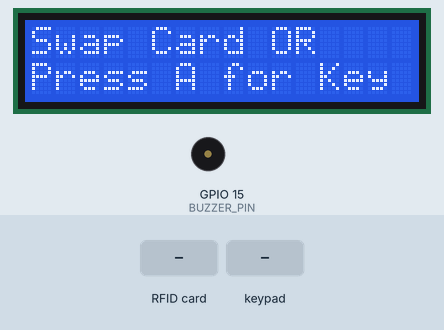
Bench run of a sketch on a simulated ESP32. Shown: 16×2 character LCD, buzzer (waves = sounding, pin HIGH). The test bench sets the inputs (shaded band). WiFi joins after 1.5 s; servers stay silent unless stated; uploads are accepted with an empty reply; not simulated (calls return 0 or success): arduino_secrets.h; what the sketch prints to the serial monitor is not drawn.

Above: at 3.8 s.
3.9 s: RFID card 22 52 42 10 24 held to the reader
At 5.6 s:
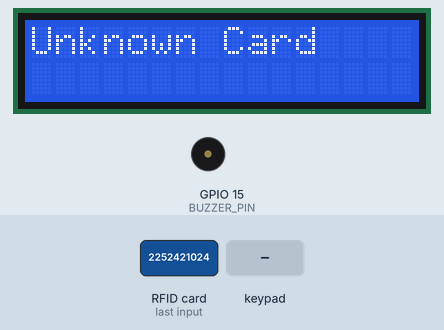
6.9 s: keypad keys 1 3 9 7 # pressed 0.4 s apart
At 9.9 s:
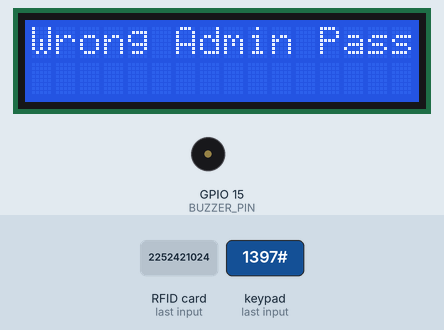
10.4 s: key 'A' pressed
At 12.2 s:
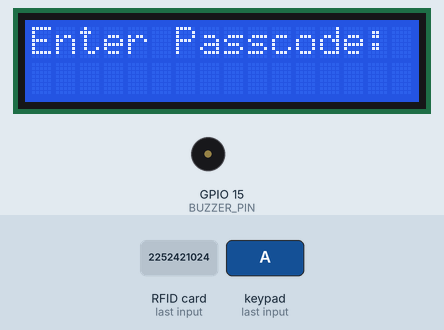
12.7 s: keypad keys 3 2 3 3 2 5 2 6 pressed 0.4 s apart
At 15.8 s:
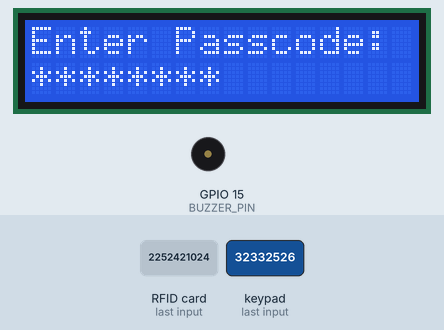
17.4 s: keypad keys 3 2 3 3 2 5 2 6 # pressed 0.4 s apart
At 21.3 s:
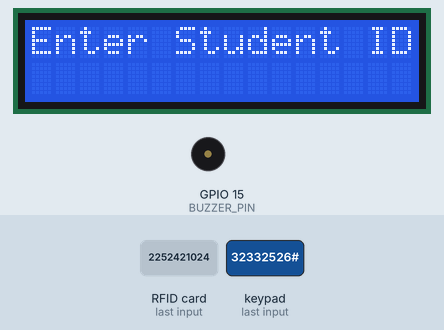
22.5 s: key '#' pressed
At 24.2 s:
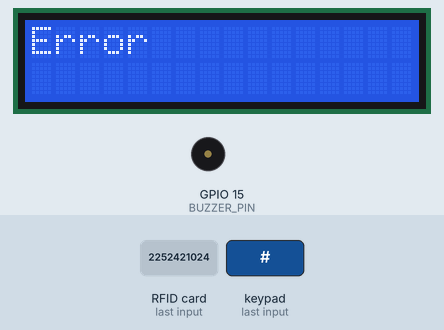
Timing chart, 0 to 25.7 s (numbered marks = the images above; inputs shaded):
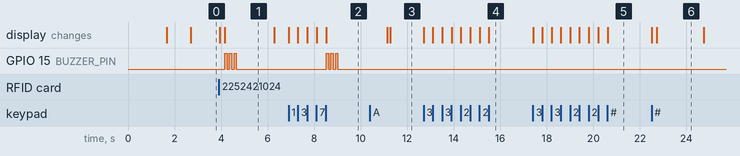

Measured:
- after the input at 3.9 s, GPIO 15 (BUZZER_PIN): alternates HIGH for 0.10 s and LOW for 0.10 s, 6 changes in all, then stays LOW, starting after 0.26 s; the display: first changes after 0.05 s (image 1 shows a later state)
- after the input at 6.9 s, GPIO 15 (BUZZER_PIN): alternates HIGH for 0.10 s and LOW for 0.10 s, 6 changes in all, then stays LOW, starting after 1.6 s; the display: first changes at once (image 2 shows a later state)
- after the input at 10.4 s, the display: first differs from a run without the input after 0.86 s (image 3)
- after the input at 12.7 s, the display: first changes at once (image 4 shows a later state)
- after the input at 17.4 s, the display: first changes at once (image 5 shows a later state)
- after the input at 22.5 s, the display: first changes at once (image 6 shows a later state)
- what the display in image 1 shows lasts 2.1 s, from 4.2 s to 6.3 s

The sketch:

AttendanceSystem.ino
```cpp
#include "arduino_secrets.h"

#include <WiFi.h>
#include <HTTPClient.h>
#include <SPI.h>
#include <MFRC522.h>
#include <Wire.h>
#include <LiquidCrystal_I2C.h>
#include <Keypad.h>

// --- CONFIGURATION ---
const char* ssid = "Rifah";
const char* password = "2252421024";
String GOOGLE_SCRIPT_ID = "AKfycbzZbg81VE23J_k7vH8ESI26IzuK2Ni8Ee1C-o5hEZH0FbVD9Q-fxP2WEau2OA9DCzTRhQ"; // From Google Apps Script Deployment

// Admin password (Faculty password to allow card registration)
const String ADMIN_REG_PASS = "9999";

// --- PIN DEFINITIONS ---
#define SS_PIN    5
#define RST_PIN   4   // Changed to 4 to avoid conflict with I2C SCL
#define BUZZER_PIN 15

// Keypad Configuration (4x4)
const byte ROWS = 4;
const byte COLS = 4;
char keys[ROWS][COLS] = {
  {'1','2','3','A'},
  {'4','5','6','B'},
  {'7','8','9','C'},
  {'*','0','#','D'}
};
byte rowPins[ROWS] = {32, 33, 25, 26};
byte colPins[COLS] = {27, 14, 12, 13};

// --- OBJECTS ---
MFRC522 mfrc522(SS_PIN, RST_PIN);
LiquidCrystal_I2C lcd(0x27, 16, 2);
Keypad keypad = Keypad(makeKeymap(keys), rowPins, colPins, ROWS, COLS);
MFRC522::MIFARE_Key key;

// --- VARIABLES ---
String readName = "";
String readID = "";

void setup() {
  Serial.begin(115200);
  pinMode(BUZZER_PIN, OUTPUT);

  // Init LCD
  lcd.init();
  lcd.backlight();
  lcd.print("System Booting..");

  // Init SPI & RFID
  SPI.begin();
  mfrc522.PCD_Init();
  for (byte i = 0; i < 6; i++) key.keyByte[i] = 0xFF; // Default key

  // Init WiFi
  WiFi.begin(ssid, password);
  lcd.setCursor(0, 1);
  lcd.print("Connecting WiFi");
  while (WiFi.status() != WL_CONNECTED) {
    delay(500);
    Serial.print(".");
  }

  lcd.clear();
  lcd.print("WiFi Connected");
  delay(1000);
  lcd.clear();
}

void loop() {
  lcd.setCursor(0, 0);
  lcd.print("Swap Card OR");
  lcd.setCursor(0, 1);
  lcd.print("Press A for Key");

  char key = keypad.getKey();

  // --- OPTION 1: KEYPAD ENTRY (No Card) ---
  if (key == 'A') {
    handleManualEntry();
    return;
  }

  // --- OPTION 2: CARD SWIPE ---
  if (mfrc522.PICC_IsNewCardPresent() && mfrc522.PICC_ReadCardSerial()) {
    String uid = getUID();
    Serial.println("Card Detected: " + uid);

    lcd.clear();
    lcd.print("Checking...");

    // 1. Check Authorization
    String status = sendRequest("action=check&uid=" + uid);

    if (status.startsWith("authorized")) {
      // 2. Log Attendance
      lcd.clear();
      lcd.print("Authorized!");
      beep(1);

      // Extract Name from response "authorized,John"
      int commaIndex = status.indexOf(',');
      String userName = (commaIndex != -1) ? status.substring(commaIndex + 1) : "Student";

      lcd.setCursor(0, 1);
      lcd.print("Hi " + userName);

      sendRequest("action=log&uid=" + uid + "&name=" + userName);
      delay(2000);
    }
    else {
      // 3. Unauthorized - Offer Registration
      lcd.clear();
      lcd.print("Unknown Card");
      beep(3);
      delay(1500);
      handleRegistration(uid);
    }

    mfrc522.PICC_HaltA();
    mfrc522.PCD_StopCrypto1();
  }
}

// --- WORKFLOW FUNCTIONS ---

void handleManualEntry() {
  lcd.clear();
  lcd.print("Enter Passcode:");
  String pass = getPinInput(true); // true = mask input with *

  lcd.clear();
  lcd.print("Enter Student ID:"); // CHANGED TO STUDENT ID
  String id = getPinInput(false);

  lcd.clear();
  lcd.print("Sending...");
  String response = sendRequest("action=manual&pass=" + pass + "&id=" + id);

  lcd.clear();
  if (response == "logged_manual") {
    lcd.print("Attendance OK");
    beep(1);
  } else if (response == "wrong_pass") {
    lcd.print("Wrong Passcode");
    beep(3);
  } else {
    lcd.print("Error");
  }
  delay(2000);
}

void handleRegistration(String uid) {
  lcd.clear();
  lcd.print("Reg? 1:Yes 2:No");

  while(true) {
    char k = keypad.getKey();
    if (k == '2') return; // Cancel
    if (k == '1') break;  // Proceed
  }

  // Admin Check
  lcd.clear();
  lcd.print("Admin Pass:");
  String adminPass = getPinInput(true);

  if (adminPass != ADMIN_REG_PASS) {
    lcd.clear();
    lcd.print("Wrong Admin Pass");
    beep(3);
    delay(2000);
    return;
  }

  lcd.clear();
  lcd.print("Reading Card...");

  if (readCardData(4, readID) && readCardData(5, readName)) {
    lcd.clear();
    lcd.print("Reg: " + readName);
    lcd.setCursor(0, 1);
    lcd.print("Confirm? #");

    while(keypad.getKey() != '#'); // Wait for confirmation

    lcd.clear();
    lcd.print("Registering...");

    String url = "action=register&uid=" + uid + "&id=" + readID + "&name=" + readName;
    String response = sendRequest(url);

    lcd.clear();
    if (response == "registered") {
      lcd.print("Success!");
      beep(2);
    } else if (response == "already_registered") {
      lcd.print("Already Exists");
    } else {
      lcd.print("Failed");
    }
  } else {
    lcd.clear();
    lcd.print("Read Failed");
    lcd.setCursor(0, 1);
    lcd.print("Hold Card Steady");
  }
  delay(2000);
}

// --- HELPER FUNCTIONS ---

String getUID() {
  String content= "";
  for (byte i = 0; i < mfrc522.uid.size; i++) {
     content.concat(String(mfrc522.uid.uidByte[i] < 0x10 ? "0" : ""));
     content.concat(String(mfrc522.uid.uidByte[i], HEX));
  }
  content.toUpperCase();
  return content;
}

String getPinInput(bool mask) {
  String input = "";
  lcd.setCursor(0, 1);
  while (true) {
    char key = keypad.getKey();
    if (key) {
      if (key == '#') break; // Enter
      if (key == '*') {      // Clear
        input = "";
        lcd.setCursor(0, 1);
        lcd.print("                ");
        lcd.setCursor(0, 1);
      } else {
        input += key;
        if (mask) lcd.print("*");
        else lcd.print(key);
      }
    }
  }
  return input;
}

String sendRequest(String params) {
  if(WiFi.status() == WL_CONNECTED){
    HTTPClient http;
    String url = "https://script.google.com/macros/s/" + GOOGLE_SCRIPT_ID + "/exec?" + params;

    http.begin(url.c_str());
    http.setFollowRedirects(HTTPC_STRICT_FOLLOW_REDIRECTS);

    int httpCode = http.GET();
    String payload = "";

    if (httpCode > 0) {
      payload = http.getString();
    } else {
      payload = "error_http";
    }
    http.end();
    return payload;
  }
  return "error_wifi";
}

bool readCardData(byte blockAddr, String &output) {
  MFRC522::StatusCode status;
  byte buffer[18];
  byte size = sizeof(buffer);

  status = mfrc522.PCD_Authenticate(MFRC522::PICC_CMD_MF_AUTH_KEY_A, blockAddr, &key, &(mfrc522.uid));
  if (status != MFRC522::STATUS_OK) return false;

  status = mfrc522.MIFARE_Read(blockAddr, buffer, &size);
  if (status != MFRC522::STATUS_OK) return false;

  output = "";
  for (byte i = 0; i < 16; i++) {
    if(buffer[i] != 0 && buffer[i] != ' ') output += (char)buffer[i];
  }
  output.trim();
  return true;
}

void beep(int times) {
  for(int i=0; i<times; i++) {
    digitalWrite(BUZZER_PIN, HIGH);
    delay(100);
    digitalWrite(BUZZER_PIN, LOW);
    delay(100);
  }
}
```
